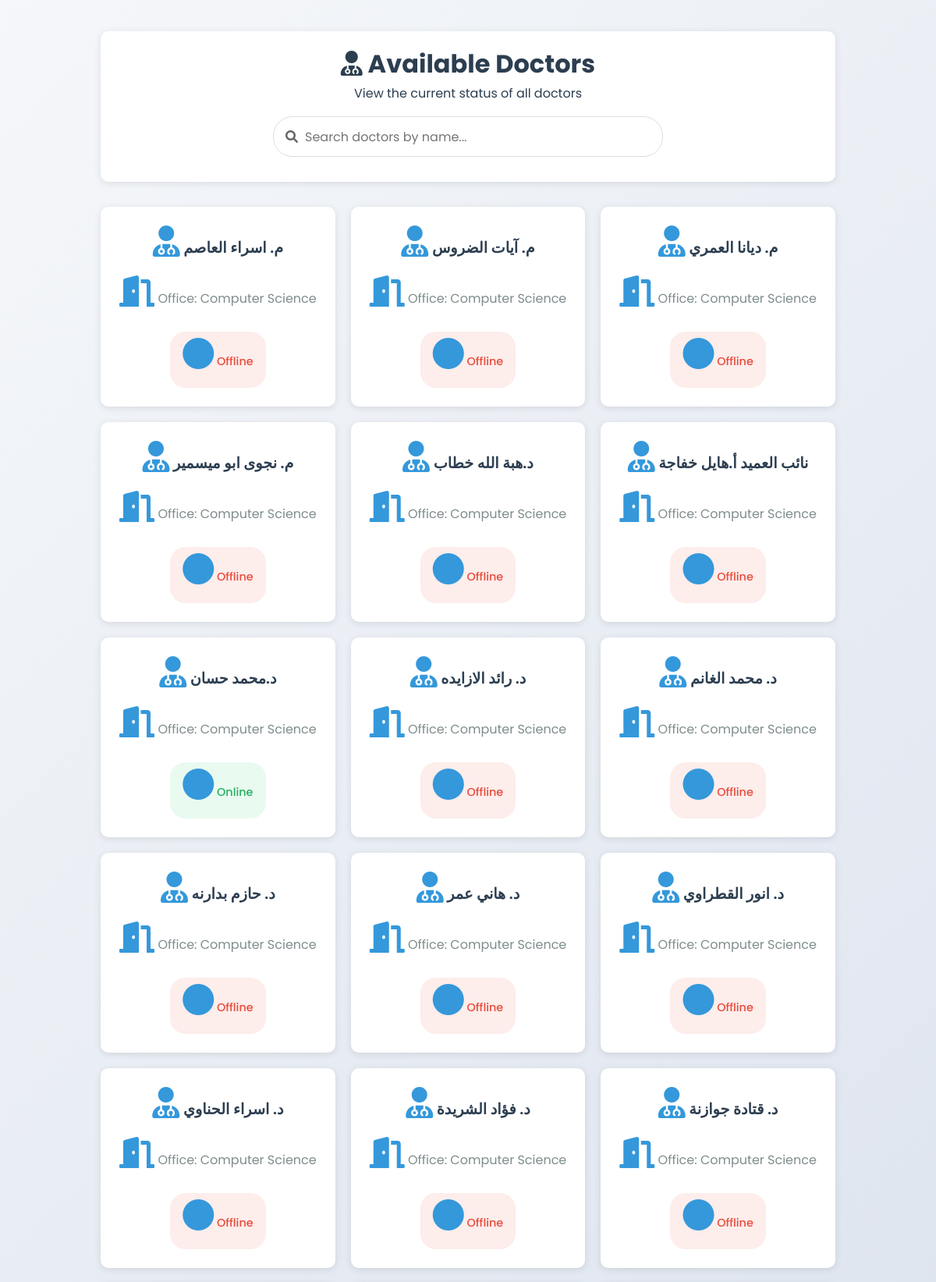
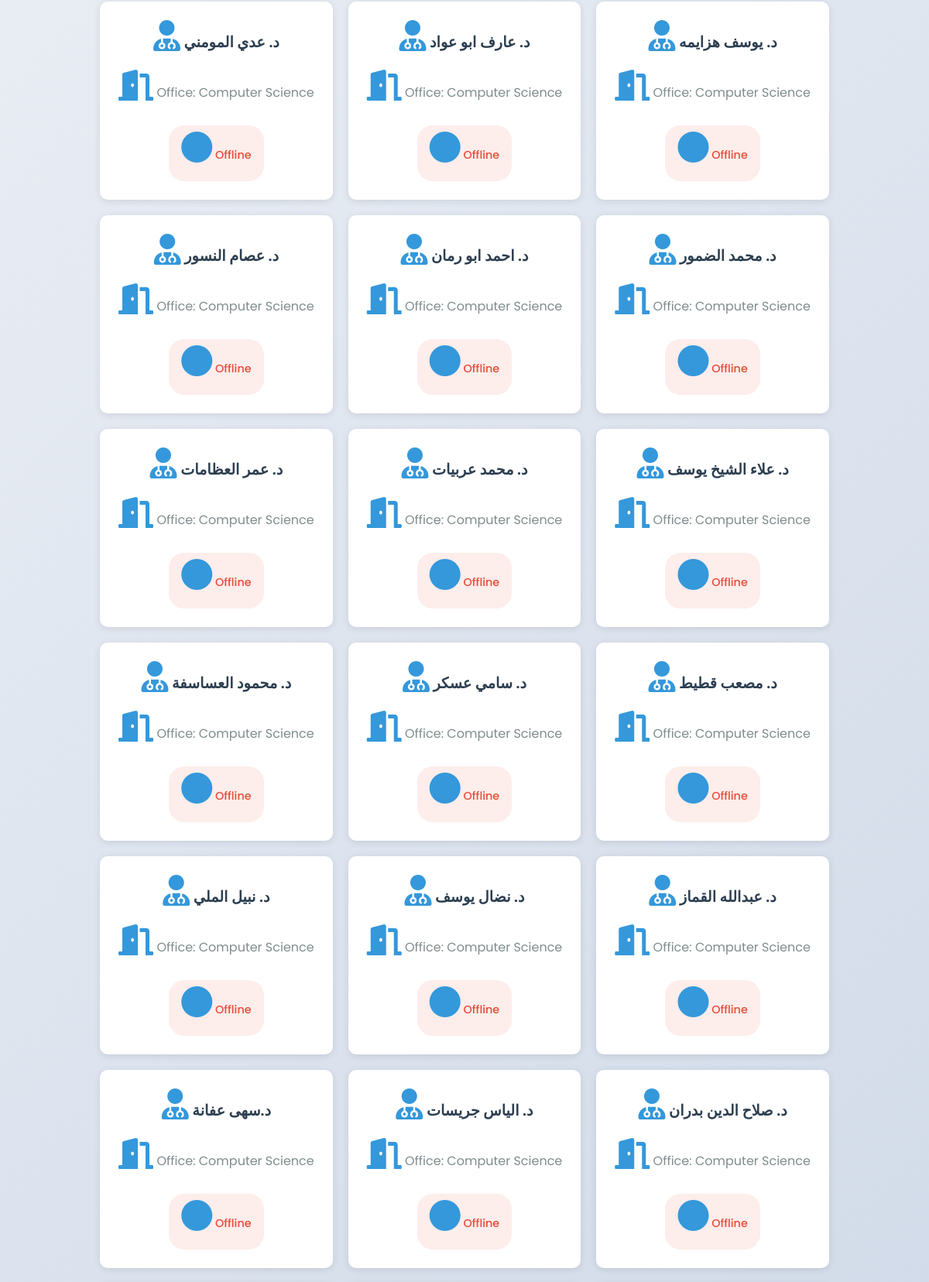
Screenshot of /view_doctors.php (signed in, upper part) with the database file from the repository (2 pictures, top to bottom).
### tables this page shows
CREATE TABLE doctors (
    id INT PRIMARY KEY AUTO_INCREMENT,
    name VARCHAR(100) NOT NULL,
    email VARCHAR(100) NOT NULL UNIQUE,
    password VARCHAR(255) NOT NULL,
    officeno VARCHAR(10) NOT NULL,
    specialization VARCHAR(100) NOT NULL,
    status ENUM('online', 'offline') DEFAULT 'offline',
    created_at TIMESTAMP DEFAULT CURRENT_TIMESTAMP
);

### models/Doctor.php (called while the page is built, shortened)
<?php
require_once __DIR__ . '/../config/database.php';
class Doctor {
    private $conn;
    public function __construct() {
        $database = new Database();
        $this->conn = $database->getConnection();
    }
    public function getAllDoctors() {
        try {
            $stmt = $this->conn->query("SELECT * FROM doctors");
            return $stmt->fetchAll(PDO::FETCH_ASSOC);
        } catch(PDOException $e) {
            error_log("Error getting all doctors: " . $e->getMessage());
            return [];
        }
    }
}
?>

### config/database.php (called while the page is built, shortened)
<?php
class Database {
    private $host = "localhost";
    private $db_name = "doctors";
    private $username = "root";
    private $password = "";
    public function getConnection() {
        $this->conn = null;
        try {
            $this->conn = new PDO(
                "mysql:host=" . $this->host . ";dbname=" . $this->db_name,
                $this->username,
                $this->password
            );
            $this->conn->setAttribute(PDO::ATTR_ERRMODE, PDO::ERRMODE_EXCEPTION);
            $this->conn->setAttribute(PDO::ATTR_DEFAULT_FETCH_MODE, PDO::FETCH_ASSOC);
            $this->conn->exec("set names utf8");
            $stmt = $this->conn->query("SELECT 1");
        } catch(PDOException $e) {
            error_log("Database connection error: " . $e->getMessage());
        }
        return $this->conn;
    }
}
?>

### view_doctors.php (the view, shortened to what this page needs)
<?php
require_once 'models/Doctor.php';
$doctor = new Doctor();
$doctors = $doctor->getAllDoctors();
?>
<!DOCTYPE html>
<html lang="en">
<head>
    <link rel="stylesheet" href="styles.css">
    <link rel="stylesheet" href="https://cdnjs.cloudflare.com/ajax/libs/font-awesome/6.0.0/css/all.min.css">
</head>
<body>
    <div class="container">
        <div class="header">
            <h1><i class="fas fa-user-doctor"></i> Available Doctors</h1>
            <p>View the current status of all doctors</p>
            <div class="search-container">
                <div class="search-box">
                    <i class="fas fa-search"></i>
                    <input type="text" id="searchInput" placeholder="Search doctors by name...">
                </div>
            </div>
        </div>
        <?php if(empty($doctors)): ?>
            <div class="no-doctors">
                <i class="fas fa-user-doctor"></i>
                <p>No doctors available at the moment.</p>
            </div>
        <?php else: ?>
            <div class="doctors-grid">
                <?php foreach($doctors as $doctor): ?>
                    <div class="doctor-card">
                        <div class="doctor-name">
                            <i class="fas fa-user-doctor"></i>
                            <?php echo htmlspecialchars($doctor['name']); ?>
                        </div>
                        <div class="doctor-specialization">
                            <i class="fas fa-door-open"></i>
                            Office: <?php echo htmlspecialchars($doctor['specialization']); ?>
                        </div>
                        <div class="doctor-status <?php echo $doctor['status'] === 'online' ? 'status-online' : 'status-offline'; ?>">
                            <i class="fas fa-circle"></i>
                            <?php echo ucfirst($doctor['status']); ?>
                        </div>
                    </div>
                <?php endforeach; ?>
            </div>
        <?php endif; ?>
    </div>
</body>
</html>

### styles.css (style rules this page uses)
* { margin: 0; padding: 0; box-sizing: border-box; font-family: 'Poppins', sans-serif; }
:root { --primary-color: #2c3e50; --secondary-color: #3498db; --accent-color: #e74c3c; --success-color: #2ecc71; --warning-color: #f1c40f; --text-color: #2c3e50; --light-bg: #f5f6fa; --white: #ffffff; --shadow: 0 2px 10px rgba(0, 0, 0, 0.1); }
body { line-height: 1.6; color: var(--text-color); background-color: var(--light-bg); min-height: 100vh; display: flex; flex-direction: column; }
.doctors-grid { display: grid; grid-template-columns: repeat(auto-fit, minmax(300px, 1fr)); gap: 2rem; max-width: 1200px; margin: 0 auto; }
.doctor-card { background-color: var(--white); padding: 2rem; border-radius: 10px; box-shadow: var(--shadow); text-align: center; position: relative; transition: transform 0.3s ease; }
.doctor-card i { font-size: 2.5rem; color: var(--secondary-color); margin-bottom: 1rem; }

### view_doctors.php (style rules this page uses)
body { background: linear-gradient(135deg, #f5f7fa 0%, #c3cfe2 100%); min-height: 100vh; margin: 0; padding: 20px; font-family: 'Poppins', sans-serif; }
.container { max-width: 1200px; margin: 0 auto; padding: 20px; }
.header { text-align: center; margin-bottom: 2rem; padding: 1rem; background: white; border-radius: 10px; box-shadow: 0 2px 10px rgba(0,0,0,0.1); }
.header h1 { color: #2c3e50; margin: 0; font-size: 2rem; }
.doctors-grid { display: grid; grid-template-columns: repeat(auto-fill, minmax(300px, 1fr)); gap: 20px; margin-top: 2rem; }
.doctor-card { background: white; border-radius: 10px; padding: 1.5rem; box-shadow: 0 2px 10px rgba(0,0,0,0.1); transition: transform 0.3s ease; }
.doctor-name { font-size: 1.2rem; color: #2c3e50; margin-bottom: 0.5rem; font-weight: 600; }
.doctor-specialization { color: #7f8c8d; margin-bottom: 1rem; }
.doctor-status { display: inline-block; padding: 0.5rem 1rem; border-radius: 20px; font-size: 0.9rem; font-weight: 500; }
.status-online { background-color: rgba(46, 204, 113, 0.1); color: #27ae60; }
.status-offline { background-color: rgba(231, 76, 60, 0.1); color: #e74c3c; }
.search-container { margin: 1rem 0; width: 100%; max-width: 500px; margin: 1rem auto; }
.search-box { position: relative; width: 100%; }
.search-box input { width: 100%; padding: 0.8rem 1rem 0.8rem 2.5rem; border: 1px solid #ddd; border-radius: 25px; font-size: 1rem; transition: all 0.3s ease; }
.search-box i { position: absolute; left: 1rem; top: 50%; transform: translateY(-50%); color: #666; }

### rows the page displays
doctors: name "م. اسراء العاصم", specialization "Computer Science", status "Offline"
doctors: name "م. آيات الضروس", specialization "Computer Science", status "Offline"
doctors: name "م. ديانا العمري", specialization "Computer Science", status "Offline"
doctors: name "م. نجوى ابو ميسمير", specialization "Computer Science", status "Offline"
doctors: name "د.هبة الله خطاب", specialization "Computer Science", status "Offline"
doctors: name "نائب العميد أ.هايل خفاجة", specialization "Computer Science", status "Offline"
doctors: name "د.محمد حسان", specialization "Computer Science", status "Online"
doctors: name "د. رائد الازايده", specialization "Computer Science", status "Offline"
doctors: name "د. محمد الغانم", specialization "Computer Science", status "Offline"
doctors: name "د. حازم بدارنه", specialization "Computer Science", status "Offline"
doctors: name "د. هاني عمر", specialization "Computer Science", status "Offline"
doctors: name "د. انور القطراوي", specialization "Computer Science", status "Offline"
doctors: name "د. اسراء الحناوي", specialization "Computer Science", status "Offline"
doctors: name "د. فؤاد الشريدة", specialization "Computer Science", status "Offline"
doctors: name "د. قتادة جوازنة", specialization "Computer Science", status "Offline"
doctors: name "د. عدي المومني", specialization "Computer Science", status "Offline"
doctors: name "د. عارف ابو عواد", specialization "Computer Science", status "Offline"
doctors: name "د. يوسف هزايمه", specialization "Computer Science", status "Offline"
doctors: name "د. عصام النسور", specialization "Computer Science", status "Offline"
doctors: name "د. احمد ابو رمان", specialization "Computer Science", status "Offline"
doctors: name "د. محمد الضمور", specialization "Computer Science", status "Offline"
doctors: name "د. عمر العظامات", specialization "Computer Science", status "Offline"
doctors: name "د. محمد عربيات", specialization "Computer Science", status "Offline"
doctors: name "د. علاء الشيخ يوسف", specialization "Computer Science", status "Offline"
doctors: name "د. محمود العساسفة", specialization "Computer Science", status "Offline"
doctors: name "د. سامي عسكر", specialization "Computer Science", status "Offline"
doctors: name "د. مصعب قطيط", specialization "Computer Science", status "Offline"
doctors: name "د. نبيل الملي", specialization "Computer Science", status "Offline"
doctors: name "د. نضال يوسف", specialization "Computer Science", status "Offline"
doctors: name "د. عبدالله القماز", specialization "Computer Science", status "Offline"
doctors: name "د.سهى عفانة", specialization "Computer Science", status "Offline"
doctors: name "د. الياس جريسات", specialization "Computer Science", status "Offline"
doctors: name "د. صلاح الدين بدران", specialization "Computer Science", status "Offline"
